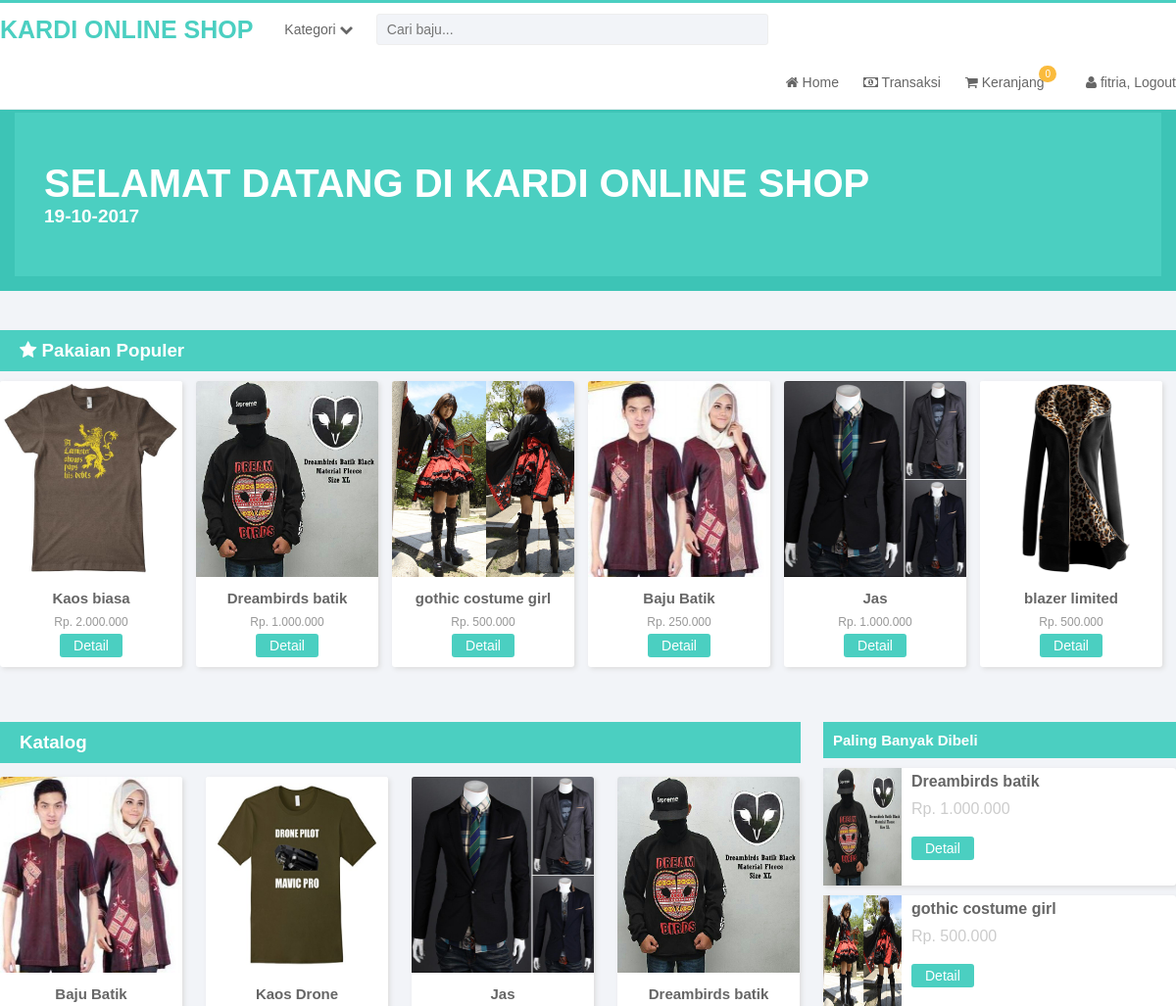
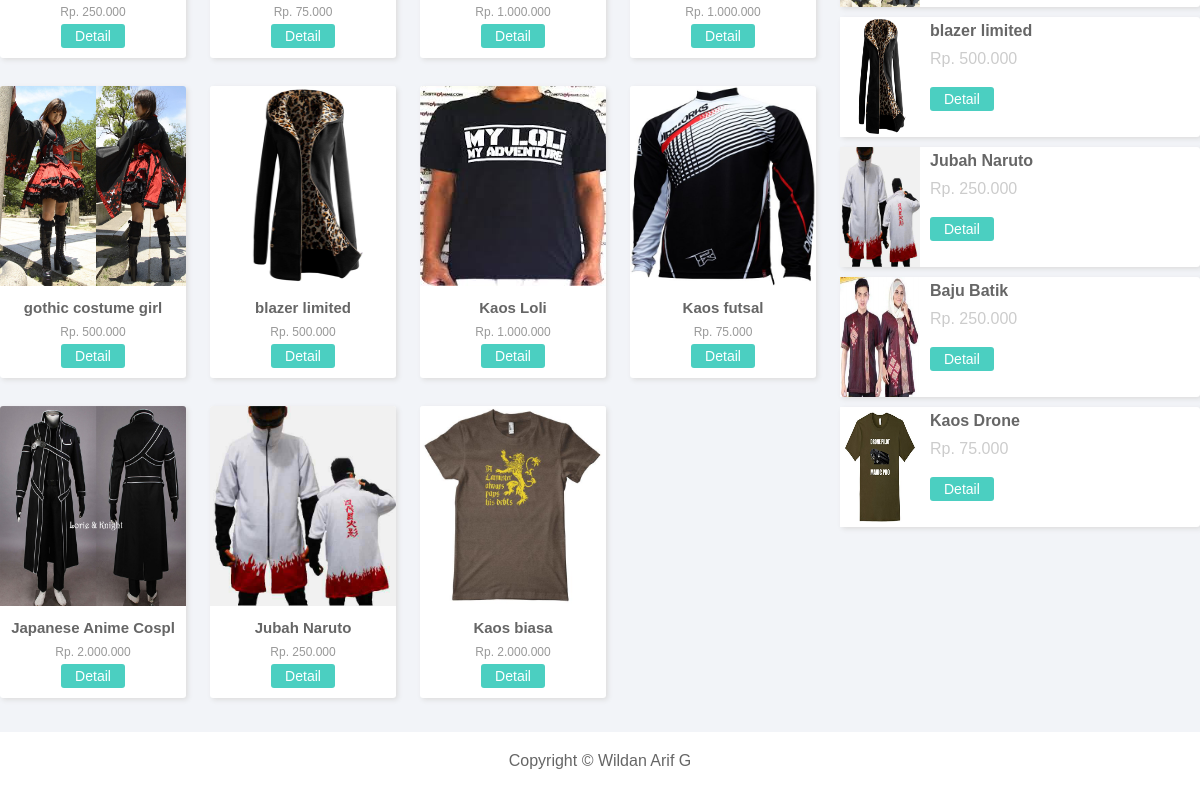
Page /index.php (signed in) on the committed database (2 pictures, top to bottom).
### tables this page shows
CREATE TABLE `baju` (
  `id_baju` int(11) NOT NULL,
  `nama_baju` varchar(20) NOT NULL,
  `gambar` text NOT NULL,
  `harga_pokok` varchar(20) NOT NULL,
  `harga_jual` varchar(20) NOT NULL,
  `keterangan` text NOT NULL,
  `stok` varchar(10) NOT NULL,
  `kategori` int(11) NOT NULL,
  `populer` int(11) NOT NULL,
  `paling_banyak` int(11) NOT NULL
);

### index.php (the view, shortened to what this page needs)
<?php include "page/head.php"; ?>
<div class="container inside">
	<div class="seltang">
		<h4>SELAMAT DATANG DI KARDI ONLINE SHOP</h4>
		<span><?php echo date("d-m-Y"); ?></span>
	</div>
	<div class="topasd">
			<h3 class="title-top"><i class="fa fa-star"></i> Pakaian Populer</h3>
			<div class="content">
			<?php  $baju1=$root->tampil_baju_populer();
					foreach($baju1 as $r){
		 ?>
				<li class="pading-post">
				<div class="post">
				<div class="inner">
				<img src="admin/<?= $r["gambar"] ?>">
					<div class="padding">
					<h4><?= $r["nama_baju"] ?></h3>
					<span>Rp. <?= number_format($r['harga_jual'],0,',','.') ?></span><br>
					<a href="detail.php?id=<?php echo $r['id_baju'] ?>" class="btn-buy">Detail</a>
					</div>
					</div>
				</div>
				</li>
			<?php } ?>
			</div>
	</div><br><br>
	<div class="content2">
		<div class="post2">
			<h3 class="title-top" style="margin-right:23px;margin-top:10px;">Katalog</h3>
					<?php $baju=$root->tampil_baju();
					foreach($baju as $r){
		 ?>
			<div class="inpost">
				<img src="admin/<?= $r["gambar"] ?>">
				<div class="padding">
					<h4><?= $r["nama_baju"] ?></h3>
					<span>Rp. <?= number_format($r['harga_jual'],0,',','.') ?></span><br>
					<a href="detail.php?id=<?php echo $r['id_baju'] ?>" class="btn-buy">Detail</a>
				</div>
			</div>
			<?php } ?>
		</div>
		<div class="sidebar">
			<div class="innersidebar">
				<h3>Paling Banyak Dibeli</h3>
				<div class="banyakdiibeli">
				<?php $baju2=$root->tampil_baju_paling_banyak();
					foreach($baju2 as $r){
		 ?>
					<li class="pb">
						<img src="admin/<?= $r["gambar"] ?>">
							<h4><?= $r["nama_baju"] ?></h3>
							<span>Rp. <?= number_format($r['harga_jual'],0,',','.') ?></span><br>
							<a href="detail.php?id=<?php echo $r['id_baju'] ?>" class="btn-buy">Detail</a>
					</li>
			<?php } ?>
				</div>
			</div>
		</div>
	</div>
</div>
<?php include "footer.php" ?>

### asset/css/index.css (style rules this page uses)
.container { width: 1200px;margin: 0 auto }
.inside { padding-top: 100px; }
.seltang { width: 100%; background: #4bcfc1; color: #fff; font-size: 40px; padding: 50px 30px; box-sizing: border-box; border: 15px solid #3dc4b6; }
.seltang span { font-size: 19px !important;font-weight: bold; }
.topasd { margin-top: 40px; }
.title-top { padding: 10px 20px;background: #4bcfc1;color: #fff; }
.content { padding: 10px 0px 10px 0px; }
.content li { width: 186px;margin-right:14px;list-style: none;line-height: 1.5em;float: left;overflow: hidden;display: inline;border-radius: 3px; box-shadow: 2px 2px 5px #ddd;background: #fff; }
.post img { width: 186px;height: 200px; }
.post h4 { color: #666;font-size: 15px; }
.post span { font-size: 12px;color: #999 }
.btn-buy { background: #4bcfc1;color: #fff;padding: 4px 14px;text-decoration: none;font-size: 14px;border-radius: 3px; }
.padding { padding: 10px;text-align: center; }
.post2 { float: left;width: 70%; }
.inpost { width: 186px;margin:14px 24px 14px 0px;list-style: none;line-height: 1.5em;float: left;overflow: hidden;display: inline;border-radius: 3px; box-shadow: 2px 2px 5px #ddd;background: #fff; }
.inpost img { width: 186px;height: 200px; }
.inpost h4 { color: #666;font-size: 15px; }
.inpost span { font-size: 12px;color: #999 }
.sidebar { float: right;width: 30%; }
.sidebar h3 { font-size: 15px;padding: 10px;background: #4bcfc1;color: #fff;margin-top: 10px; }
.pb { background: #fff;margin: 10px 0px;list-style: none;border-radius: 3px;box-shadow: 2px 2px 5px #ddd; }
.pb img { width: 80px;height: 120px;float: left;margin-right: 10px; }
.pb h4 { color: #666;font-size: 16px;padding: 5px 0px; }
.pb span { color: #ccc;padding: 5px 0px;display: block; }

### rows in the picture
baju: gambar (picture), nama_baju "Kaos biasa", harga_jual "2.000.000"
baju: gambar (picture), nama_baju "Dreambirds batik", harga_jual "1.000.000"
baju: gambar (picture), nama_baju "gothic costume girl", harga_jual "500.000"
baju: gambar (picture), nama_baju "Baju Batik", harga_jual "250.000"
baju: gambar (picture), nama_baju "Jas", harga_jual "1.000.000"
baju: gambar (picture), nama_baju "blazer limited", harga_jual "500.000"
baju: gambar (picture), nama_baju "Kaos Drone", harga_jual "75.000"
baju: gambar (picture), nama_baju "Kaos Loli", harga_jual "1.000.000"
baju: gambar (picture), nama_baju "Kaos futsal", harga_jual "75.000"
baju: gambar (picture), nama_baju "Japanese Anime Cospl", harga_jual "2.000.000"
baju: gambar (picture), nama_baju "Jubah Naruto", harga_jual "250.000"

### other values in the picture
$_SESSION["nama"] "fitria"
